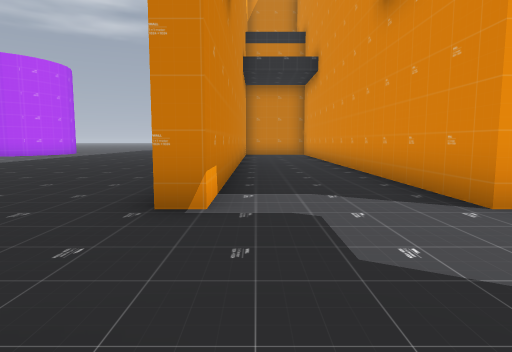
View 1 (above)

20 first-person views from a walk through a level from a Godot 3-D game. The camera is 1.3 m above the floor, tilts 6° down and sees 75° across. The floor is counted in squares, 2 m on a side. Each view is taken from the middle of a square. On the plan, view 1 faces up. The plan holds only what a view shows up to about 10 squares ahead; the rest is blank. The place goes on beyond the plan.

View 2
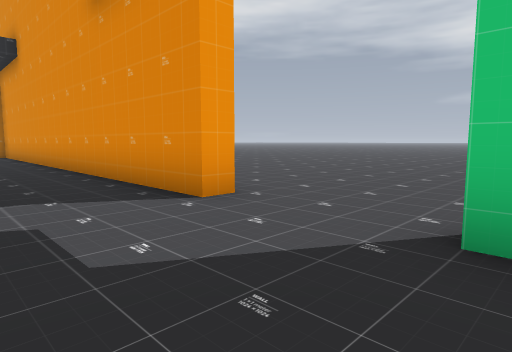

View 3
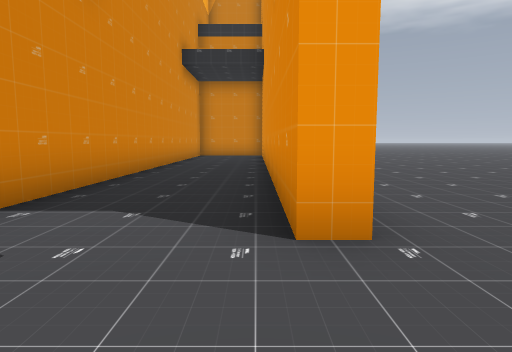

View 4
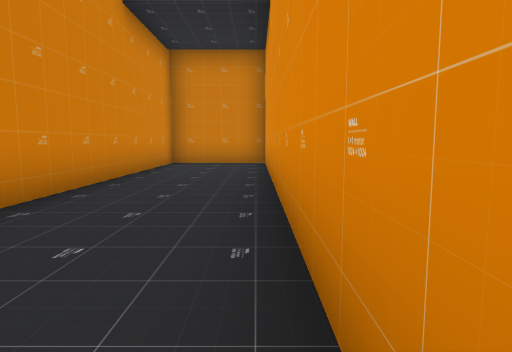

View 5
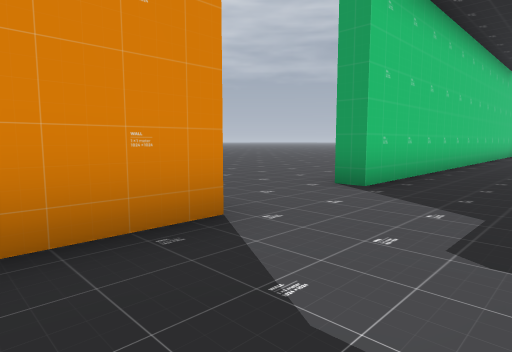

View 6
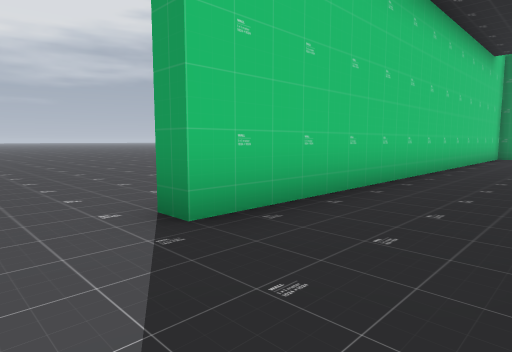

View 7
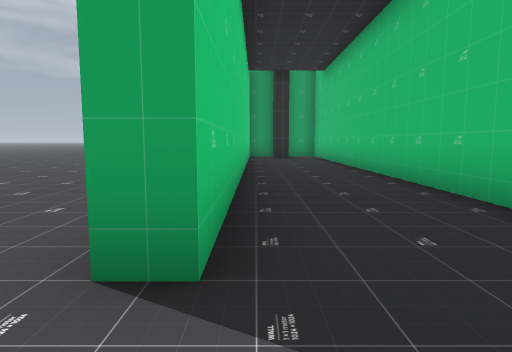

View 8
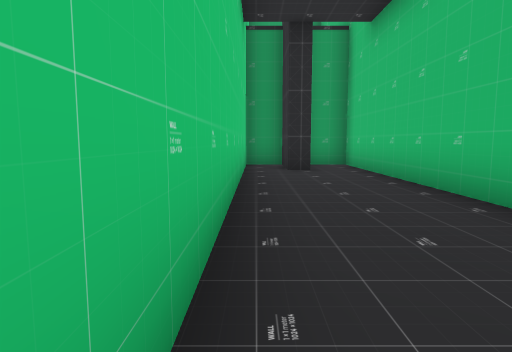

View 9
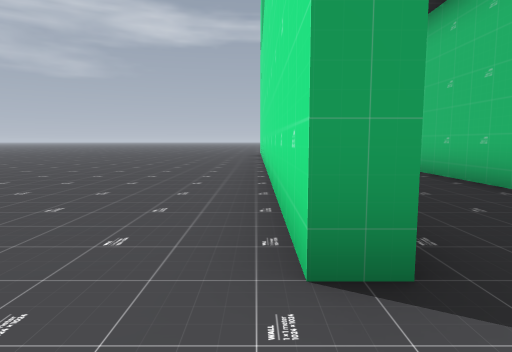

View 10
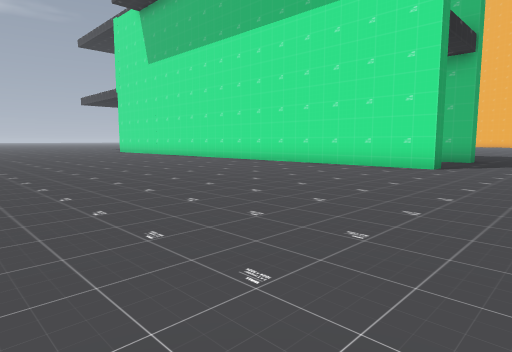

View 11
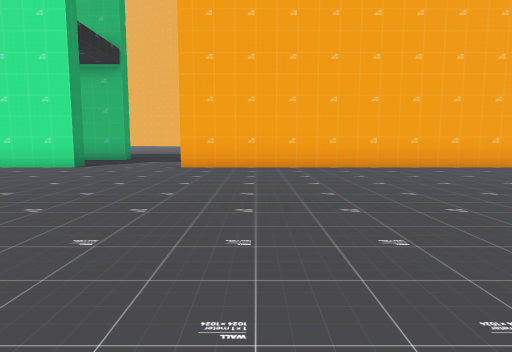

View 12
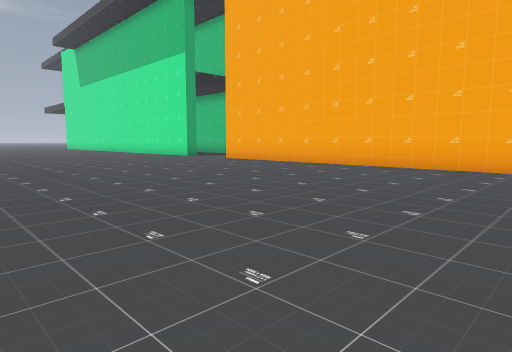

View 13
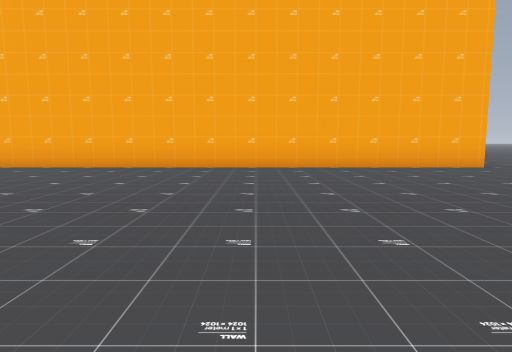

View 14
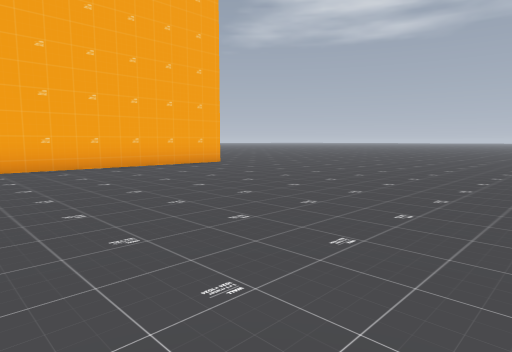

View 15
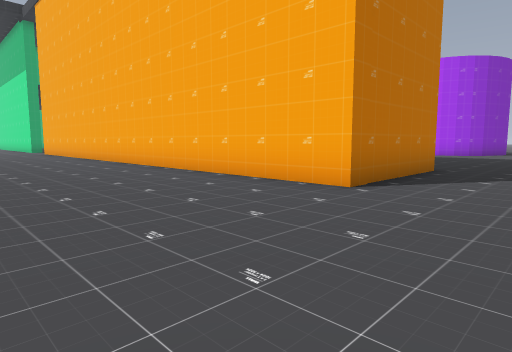

View 16
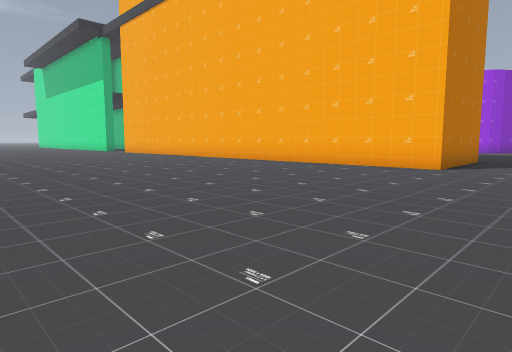

View 17
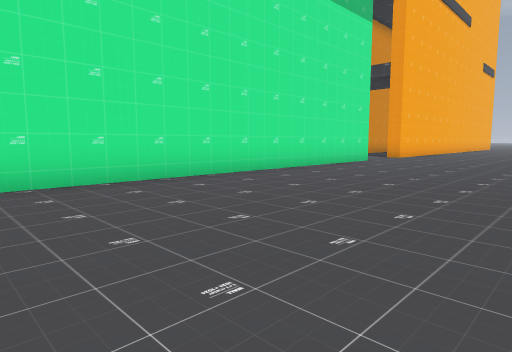

View 18
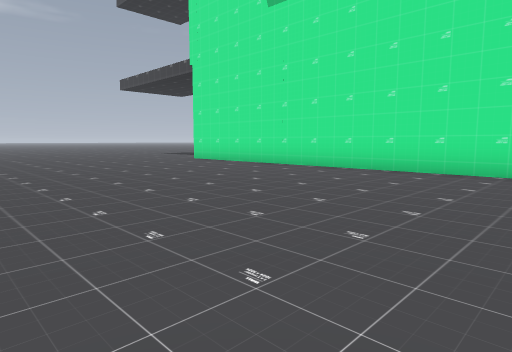

View 19
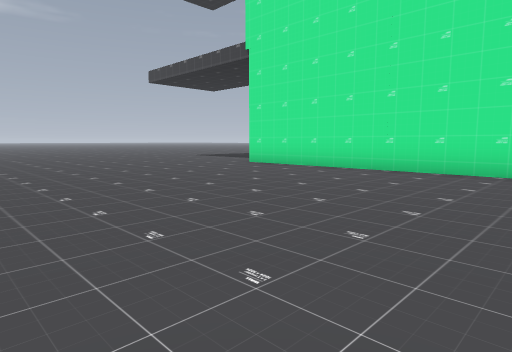

View 20
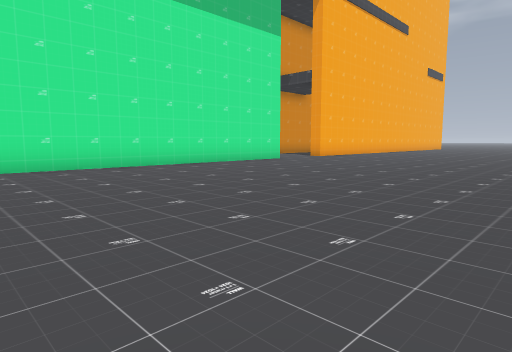

### Floor plan
Points are (right, up) in squares from view 1. A wall is a line through its corners. A room is listed if a view was taken in it or the views show most of it. See-through windows are left out.
Room 1 (views 1, 2, 3, 4, 5, 6, 7, 8, 9, 10, 11, 12, 13, 14, 15, 16, 17, 18, 19, 20)
walls: (-0.5, 0.6) (-0.5, -12.2) (0.5, -12.2); (0.8, -10.5) (1.3, -10.5) (1.3, -12.2) (2.3, -12.2) (2.3, 0.5) (2.8, 0.5) (2.8, -15.5); (-1, 19.6) (2.8, 19.6) (2.8, 3.1) (2.3, 3.1) (2.3, 15.8) (-0.5, 15.8) (-0.5, 3.1) (-1, 3.1)
ways out: opening at (-1.7, 21); opening at (-1, 2)

Where each view was taken, in squares from view 1:
view 1: 0 up, 0 right, facing up
view 2: 0 up, 0 right, facing up-right
view 3: 1 up, 2 right, facing up
view 4: 6 up, 2 right, facing up
view 5: 5 up, 0 right, facing down-right
view 6: 2 up, 0 right, facing down-right
view 7: 2 up, 2 right, facing down
view 8: 3 down, 2 right, facing down
view 9: 2 up, 3 right, facing down
view 10: 3 up, 11 right, facing down-left
view 11: 5 up, 11 right, facing left
view 12: 13 up, 11 right, facing down-left
view 13: 14 up, 11 right, facing left
view 14: 13 up, 11 right, facing up-left
view 15: 22 up, 7 right, facing down-left
view 16: 22 up, 11 right, facing down-left
view 17: 10 down, 8 right, facing up-left
view 18: 6 down, 10 right, facing down-left
view 19: 9 down, 10 right, facing down-left
view 20: 9 down, 11 right, facing up-left
